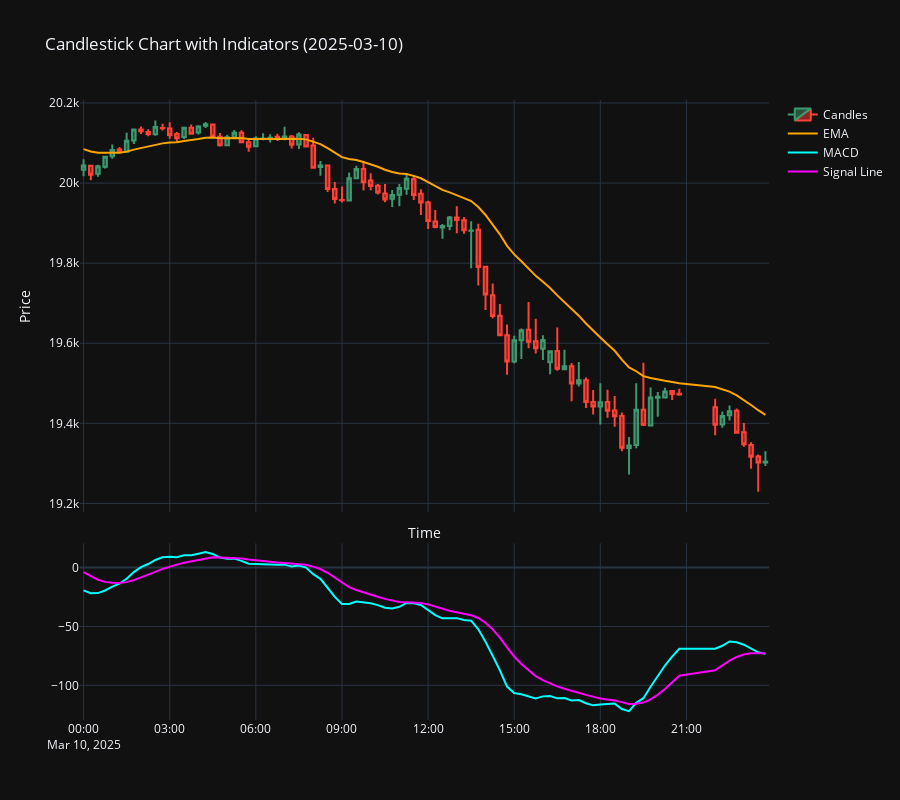

Write notebook code for a chart like this one.
### Code cell
plot_candlestick_with_indicators(
    nqdf,
    indicators=[
        {'name': 'MACD', 'column': 'MACD', 'color': 'cyan'},
        {'name': 'Signal Line', 'column': 'Signal_Line', 'color': 'magenta'},
        {'name': 'EMA', 'column': 'EMA', 'color': 'orange'},
    ],
    day='2025-03-10',
    #start_time='09:30',
    #end_time='13:00'
)
